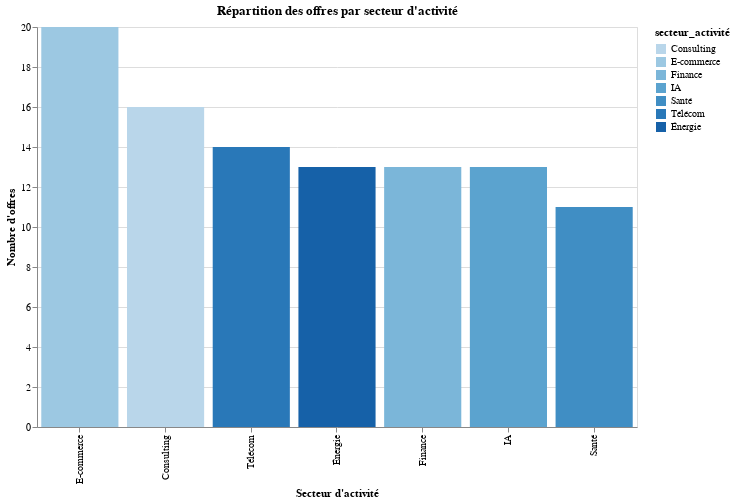

Notebook source saved alongside this figure:
### Markdown cell above
## **Bibliothèque Altaïr**

### Code cell
# Histogramme du nombre d'offres par secteur d'activité
fig_altair_hist = alt.Chart(dataviz).mark_bar().encode(
    x=alt.X("secteur_activité", sort="-y", title="Secteur d'activité"),
    y=alt.Y("count()", title="Nombre d'offres"),
    color=alt.Color("secteur_activité", scale=alt.Scale(scheme="blues"))
).properties(
    title="Répartition des offres par secteur d'activité",
    width=600,
    height=400
)
fig_altair_hist
